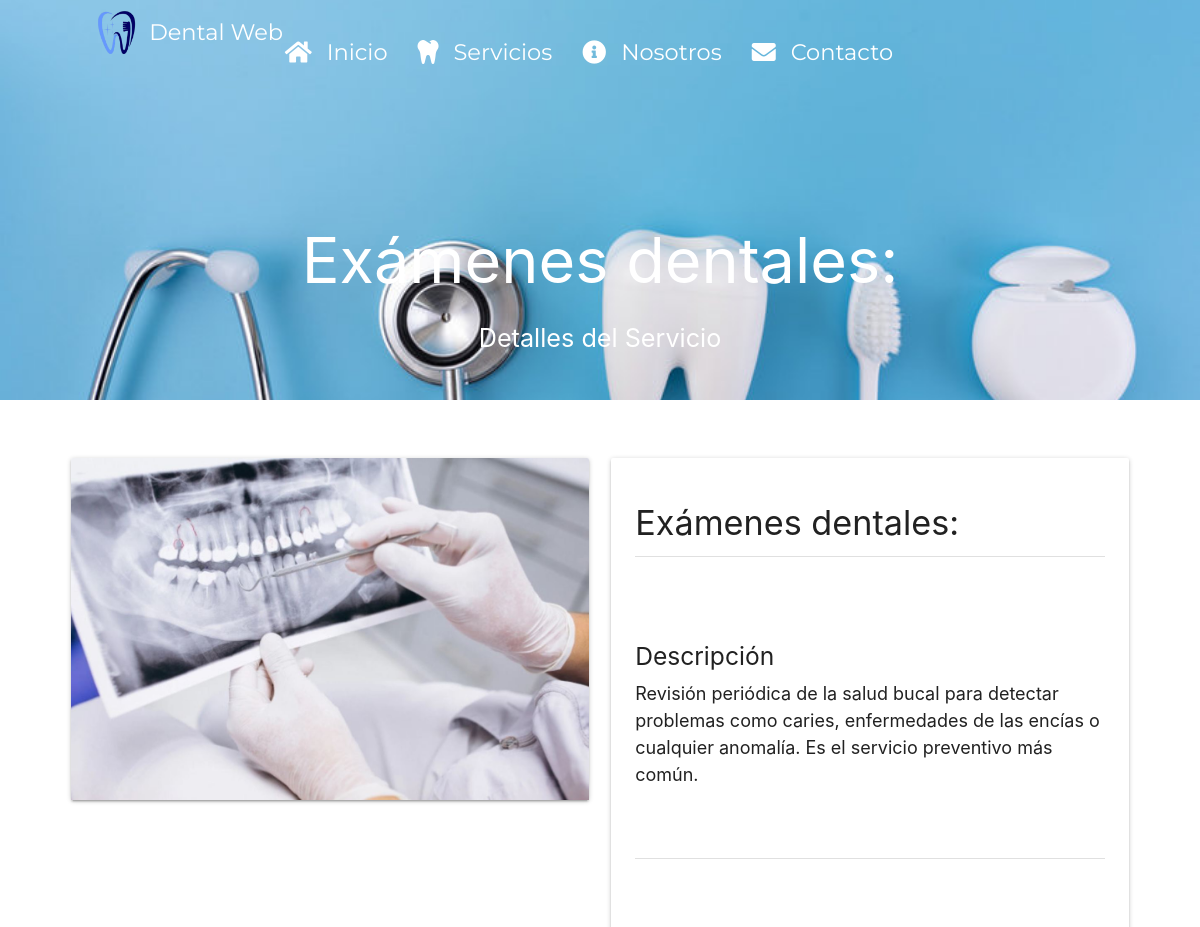
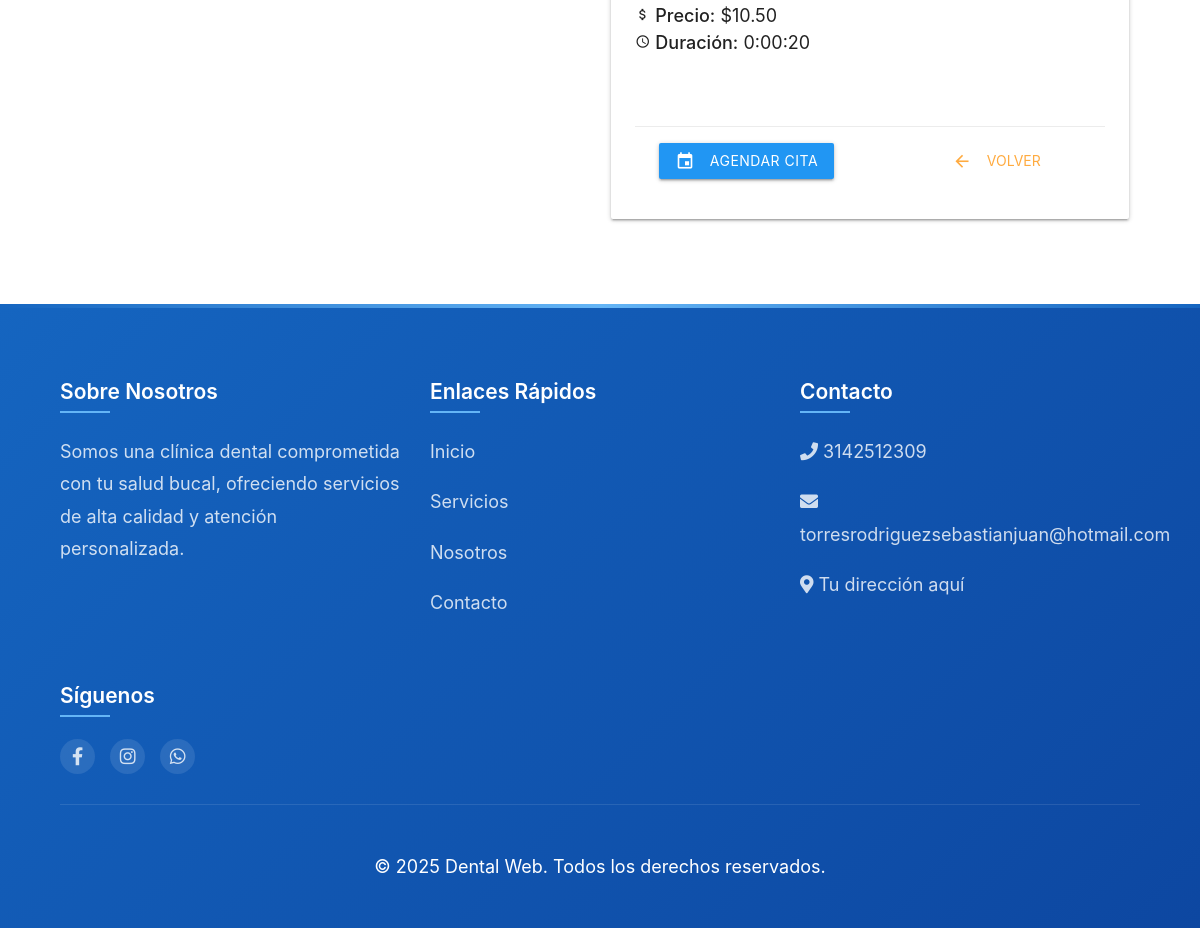
Page /services/2/ on the committed database (2 pictures, top to bottom).
### dentalApp/models.py (models this page shows, shortened)
class Service(models.Model):
    name = models.CharField(max_length=100)
    description = models.TextField(max_length=166)
    price = models.DecimalField(max_digits=10, decimal_places=2)
    duration = models.DurationField()
    is_active = models.BooleanField(default=True)
    photo = models.ImageField(upload_to='media/service_photos/', null=True, blank=True)

class SocialMediaSettings(models.Model):
    whatsapp_number = models.CharField(max_length=20, help_text="Formato: 573202274345")
    phone_number = models.CharField(max_length=20, help_text="Formato: +573202274345")
    email = models.EmailField()
    facebook_url = models.URLField(verbose_name="URL de Facebook")
    instagram_url = models.URLField(verbose_name="URL de Instagram")
    is_whatsapp_active = models.BooleanField(default=True)
    is_phone_active = models.BooleanField(default=True)
    is_email_active = models.BooleanField(default=True)
    is_facebook_active = models.BooleanField(default=True)
    is_instagram_active = models.BooleanField(default=True)
    class Meta:
        verbose_name = "Configuración de Redes Sociales"
        verbose_name_plural = "Configuración de Redes Sociales"

### dentalApp/views.py (the view)
# urls.py: path('services/<int:pk>/', ServiceDetailView.as_view(), name='ServiceDetailView'),
class ServiceDetailView(BaseContextMixin, DetailView):
    model = Service
    template_name = 'dentalApp/service_detail.html'
    context_object_name = 'service'

### dentalApp/views.py (called while the page is built)
    def get_context_data(self, **kwargs):
        context = super().get_context_data(**kwargs)
        context['social_media'] = SocialMediaSettings.objects.first()
        return context

### dentalApp/templates/dentalApp/service_detail.html (shortened to what this page needs)
{% extends 'dentalApp/base.html' %}
{% load static %}
{% block content %}
<div class="parallax-container">
    <div class="parallax">
        <img src="{% static 'images/banner1.jpg' %}">
    </div>
    <div class="container">
        <nav class="transparent-nav" style="margin-top: 20px;">
            <div class="nav-wrapper">
                <a href="{% url 'HomePageView' %}" class="brand-logo">
                    <img src="{% static 'images/logo.png' %}" alt="Logo" class="responsive-img">
                    Dental Web
                </a>
                <ul class="right hide-on-med-and-down">
                    <li><a href="{% url 'HomePageView' %}"><i class="fas fa-home left"></i>Inicio</a></li>
                    <li>
                        <a href="{% url 'ServiceListView' %}">
                            <i class="fas fa-tooth left"></i>Servicios
                        </a>
                    </li>
                    <li><a href="{% url 'about' %}"><i class="fas fa-info-circle left"></i>Nosotros</a></li>
                    <li><a href="{% url 'contact' %}"><i class="fas fa-envelope left"></i>Contacto</a></li>
                    <li>
                    </li>
                </ul>
            </div>
        </nav>
        <div class="center-align white-text" style="padding-top: 100px;">
            <h1>{{ service.name }}</h1>
            <p class="flow-text">Detalles del Servicio</p>
        </div>
    </div>
</div>
<div class="section white">
    <div class="container">
        <div class="row">
            <div class="col s12 m6">
                <div class="card">
                    {% if service.photo %}
                        <div class="card-image">
                            <img src="{{ service.photo.url }}" alt="{{ service.name }}" class="materialboxed">
                        </div>
                    {% endif %}
                </div>
            </div>
            <div class="col s12 m6">
                <div class="card">
                    <div class="card-content">
                        <h4>{{ service.name }}</h4>
                        <div class="divider"></div>
                        <div class="section">
                            <h5>Descripción</h5>
                            <p>{{ service.description }}</p>
                        </div>
                        <div class="divider"></div>
                        <div class="section">
                            <p><i class="material-icons tiny">attach_money</i> <strong>Precio:</strong> ${{ service.price }}</p>
                            <p><i class="material-icons tiny">schedule</i> <strong>Duración:</strong> {{ service.duration }}</p>
                        </div>
                        <div class="card-action">
                            <a href="{% url 'agendar_cita' %}" class="btn blue waves-effect waves-light">
                                <i class="material-icons left">event</i> Agendar Cita
                            </a>
                            <a href="{% url 'ServiceListView' %}" class="btn-flat waves-effect">
                                <i class="material-icons left">arrow_back</i> Volver
                            </a>
                        </div>
                    </div>
                </div>
            </div>
        </div>
    </div>
</div>
{% endblock %}

### dentalApp/templates/dentalApp/base.html (shortened to what this page needs)
<!DOCTYPE html>
<html lang="es">
<head>
    {% load static %}
    <link rel="stylesheet" href="https://cdnjs.cloudflare.com/ajax/libs/materialize/1.0.0/css/materialize.min.css">
    <link rel="stylesheet" href="{% static 'css/styles.css' %}">
    <link rel="stylesheet" href="https://cdnjs.cloudflare.com/ajax/libs/font-awesome/5.15.4/css/all.min.css">
    <link rel="stylesheet" href="{% static 'css/styles.css' %}">
</head>
<body>
    <div class="floating-button-bar">
    </div>
    <main class="mt-4 fade-in">
        {% block content %}{% endblock %}
    </main>
    <footer class="fade-in">
        <div class="container">
            <div class="footer-content">
                <div class="footer-section">
                    <h5>Sobre Nosotros</h5>
                    <p>Somos una clínica dental comprometida con tu salud bucal, ofreciendo servicios de alta calidad y atención personalizada.</p>
                </div>
                <div class="footer-section">
                    <h5>Enlaces Rápidos</h5>
                    <p><a href="{% url 'HomePageView' %}">Inicio</a></p>
                    <p><a href="{% url 'ServiceListView' %}">Servicios</a></p>
                    <p><a href="{% url 'about' %}">Nosotros</a></p>
                    <p><a href="{% url 'contact' %}">Contacto</a></p>
                </div>
                <div class="footer-section">
                    <h5>Contacto</h5>
                    <p><i class="fas fa-phone"></i> {{ social_media.phone_number }}</p>
                    <p><i class="fas fa-envelope"></i> {{ social_media.email }}</p>
                    <p><i class="fas fa-map-marker-alt"></i> Tu dirección aquí</p>
                </div>
                <div class="footer-section">
                    <h5>Síguenos</h5>
                    <div class="footer-social">
                        {% if social_media.is_facebook_active %}
                        <a href="{{ social_media.facebook_url }}" target="_blank"><i class="fab fa-facebook-f"></i></a>
                        {% endif %}
                        {% if social_media.is_instagram_active %}
                        <a href="{{ social_media.instagram_url }}" target="_blank"><i class="fab fa-instagram"></i></a>
                        {% endif %}
                        {% if social_media.is_whatsapp_active %}
                        <a href="https://wa.me/{{ social_media.whatsapp_number }}"><i class="fab fa-whatsapp"></i></a>
                        {% endif %}
                    </div>
                </div>
            </div>
            <div class="footer-bottom">
                <p>&copy; {% now "Y" %} Dental Web. Todos los derechos reservados.</p>
            </div>
        </div>
    </footer>
</body>
</html>

### dentalApp/static/css/styles.css (style rules this page uses)
.parallax-container { height: 500px; position: relative; }
.section { padding: 50px 0; }

### dentalApp/templates/dentalApp/base.html (style rules this page uses)
body { display: flex; width: 100%; min-height: 100vh; flex-direction: column; font-size: 1.2rem; box-shadow: 0 4px 8px rgba(0, 0, 0, 0.1); margin: 0; padding: 0; }
nav { padding: 0rem 0; box-shadow: 0 0px 0px rgba(0,0,0,0.1); background-color: white; }
nav .brand-logo { font-size: 1.8rem; padding-left: 15px; display: flex; align-items: center; }
nav .brand-logo img { height: 50px; margin-right: 10px; }
.nav-wrapper { padding: 0 20px; }
nav a { font-size: 1.50rem !important; color: black !important; text-decoration: none; padding: 0 20px; transition: color 0.3s ease, transform 0.3s ease; font-family: 'Montserrat', sans-serif; }
.container { width: 90%; margin: 0 auto; max-width: 1200px; }
main { flex: 1 0 auto; width: 100%; margin: 0; padding: 0; }
footer { background: linear-gradient(135deg, #1565c0 0%, #0d47a1 100%); color: white; padding: 4rem 0 2rem 0; position: relative; }
footer::before { content: ''; position: absolute; top: 0; left: 0; right: 0; height: 4px; background: linear-gradient(90deg, #1565c0, #64b5f6, #1565c0); }
.footer-content { display: grid; grid-template-columns: repeat(auto-fit, minmax(250px, 1fr)); gap: 2rem; margin-bottom: 2rem; }
.footer-section h5 { color: white; font-size: 1.4rem; margin-bottom: 1.5rem; font-weight: 600; position: relative; padding-bottom: 10px; }
.footer-section h5::after { content: ''; position: absolute; left: 0; bottom: 0; width: 50px; height: 2px; background: #64b5f6; }
.footer-section p, .footer-section a { color: rgba(255, 255, 255, 0.8); line-height: 1.8; transition: color 0.3s ease; }
.footer-social a { display: inline-block; width: 35px; height: 35px; background: rgba(255, 255, 255, 0.1); margin-right: 10px; text-align: center; line-height: 35px; border-radius: 50%; transition: all 0.3s ease; }
.footer-bottom { text-align: center; padding-top: 2rem; border-top: 1px solid rgba(255, 255, 255, 0.1); }
.fade-in { opacity: 0; }
.floating-button-bar { position: fixed; right: 20px; top: 50%; transform: translateY(-50%); z-index: 1000; display: flex; flex-direction: column; gap: 10px; }
.transparent-nav { background-color: transparent !important; box-shadow: none !important; }
.transparent-nav .nav-wrapper { padding: 0 20px; }
.transparent-nav a { color: white !important; }

### dentalApp/templates/dentalApp/service_detail.html (style rules this page uses)
.parallax-container { height: 400px; }
.card-image img { max-height: 400px; object-fit: cover; }
.card-content .section { margin: 20px 0; }
.card-action { display: flex; justify-content: space-between; align-items: center; }

### rows in the picture
Service: name "Exámenes dentales:", photo (picture), description "Revisión periódica de la salud bucal para detectar problemas como caries, enfermedades de las encías o cualquier anomalía. Es el servicio preventivo más común.", price "10.50", duration "0:00:20"
SocialMediaSettings: phone_number "3142512309", email "torresrodriguezsebastianjuan@hotmail.com"
